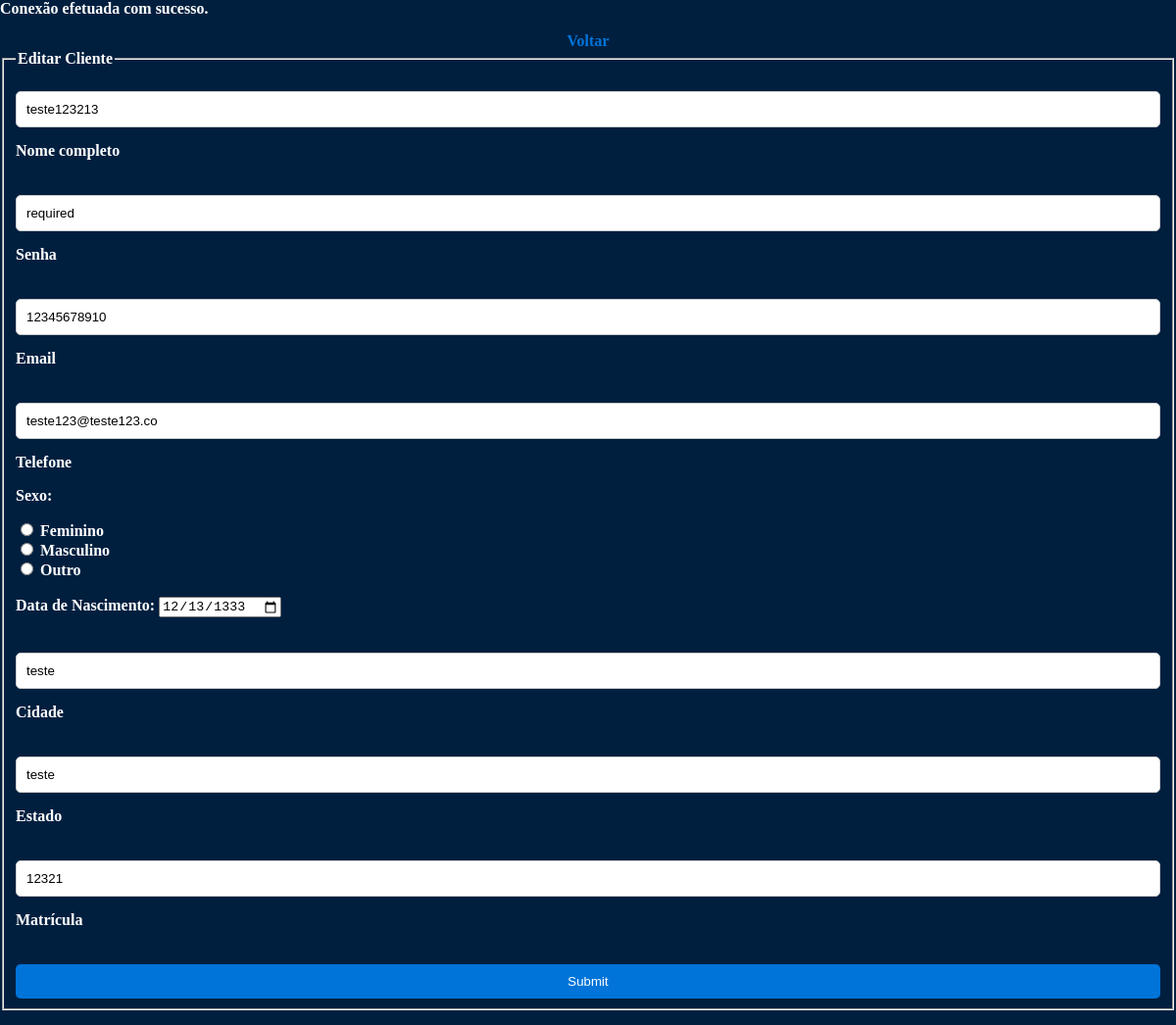
Page /edit.php?id=22 on the committed database.
### tables this page shows
CREATE TABLE `usuarios` (
  `id` int(11) NOT NULL,
  `nome` varchar(100) NOT NULL,
  `senha` varchar(100) NOT NULL,
  `email` varchar(100) NOT NULL,
  `telefone` varchar(20) DEFAULT NULL,
  `sexo` enum('Masculino','Feminino','Outro') DEFAULT NULL,
  `data_nasc` date DEFAULT NULL,
  `cidade` varchar(100) DEFAULT NULL,
  `estado` varchar(100) DEFAULT NULL,
  `matricula` int(11) DEFAULT NULL
);

### edit.php (the view, shortened to what this page needs)
<?php
    include_once('config.php');
    if (!empty($_GET['id'])) {
        $id = $_GET['id'];
        $sqlSelect = "SELECT * FROM usuarios WHERE id=$id";
        $result = $conexao->query($sqlSelect);
        if ($result->num_rows > 0) {
            while ($user_data = mysqli_fetch_assoc($result)) {
                $nome = $user_data['nome'];
                $email = $user_data['email'];
                $telefone = $user_data['telefone'];
                $sexo = $user_data['sexo'];
                $data_nasc = $user_data['data_nasc'];
                $cidade = $user_data['cidade'];
                $estado = $user_data['estado'];
                $matricula = $user_data['matricula'];
            }
        } else {
            header('Location: sistema.php');
        }
    } else {
        header('Location: sistema.php');
    }
?>
<!DOCTYPE html>
<html lang="en">
<head>
    <link rel="stylesheet" href="css/edit.css">
</head>
<body>
    <a href="sistema.php">Voltar</a>
    <div class="box">
        <form action="saveEdit.php" method="POST">
            <fieldset>
                <legend><b>Editar Cliente</b></legend>
                <br>
                <div class="inputBox">
                    <input type="text" name="nome" id="nome" class="inputUser" value=<?php echo $nome;?> required>
                    <label for="nome" class="labelInput">Nome completo</label>
                </div>
                <br><br>
                <div class="inputBox">
                    <input type="text" name="senha" id="senha" class="inputUser" value=<?php echo $senha;?> required>
                    <label for="senha" class="labelInput">Senha</label>
                </div>
                <br><br>
                <div class="inputBox">
                    <input type="text" name="email" id="email" class="inputUser" value=<?php echo $email;?> required>
                    <label for="email" class="labelInput">Email</label>
                </div>
                <br><br>
                <div class="inputBox">
                    <input type="tel" name="telefone" id="telefone" class="inputUser" value=<?php echo $telefone;?> required>
                    <label for="telefone" class="labelInput">Telefone</label>
                </div>
                <p>Sexo:</p>
                <input type="radio" id="feminino" name="genero" value="feminino" <?php echo ($sexo == 'feminino') ? 'checked' : '';?> required>
                <label for="feminino">Feminino</label>
                <br>
                <input type="radio" id="masculino" name="genero" value="masculino" <?php echo ($sexo == 'masculino') ? 'checked' : '';?> required>
                <label for="masculino">Masculino</label>
                <br>
                <input type="radio" id="outro" name="genero" value="outro" <?php echo ($sexo == 'outro') ? 'checked' : '';?> required>
                <label for="outro">Outro</label>
                <br><br>
                <label for="data_nascimento"><b>Data de Nascimento:</b></label>
                <input type="date" name="data_nascimento" id="data_nascimento" value=<?php echo $data_nasc;?> required>
                <br><br><br>
                <div class="inputBox">
                    <input type="text" name="cidade" id="cidade" class="inputUser" value=<?php echo $cidade;?> required>
                    <label for="cidade" class="labelInput">Cidade</label>
                </div>
                <br><br>
                <div class="inputBox">
                    <input type="text" name="estado" id="estado" class="inputUser" value=<?php echo $estado;?> required>
                    <label for="estado" class="labelInput">Estado</label>
                </div>
                <br><br>
                <div class="inputBox">
                    <input type="number" name="matricula" id="matricula" class="inputUser" value=<?php echo $matricula;?>  required>
                    <label for="matricula" class="labelInput">Matrícula</label>
                </div>
                <br><br>
                <input type="submit" name="update" id="submit">
            </fieldset>
        </form>
    </div>
</body>
</html>

### css/edit.css (style rules this page uses)
body { color: white; font-size: 16px; margin: 0; padding: 0; font-weight: bold; background-color: rgb(0, 31, 63); }
.inputUser { width: 100%; padding: 10px; margin-bottom: 15px; border: 1px solid #ccc; border-radius: 5px; }
#submit { background-color: #0074D9; color: white; border: none; padding: 10px; border-radius: 5px; cursor: pointer; transition: background-color 0.3s ease; width: 100%; }
a { display: block; text-align: center; margin-top: 15px; color: #0074D9; text-decoration: none; }

### rows in the picture
usuarios: nome "teste123213", email "12345678910", telefone "teste123@teste123.co", sexo "☐ Feminino", sexo "☐ Masculino", sexo "☐ Outro", data_nascimento "12/13/1333", cidade "teste", estado "teste", matricula "12321"
